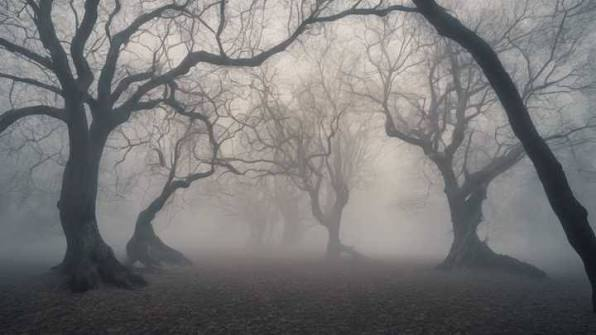
#> input picture images/contoh2.jpg, 596 x 335 px
$ python ti-eq.py
#> lines starting #> are read from the running program, lines starting #| are printed output that depends on the picture

import cv2
import numpy as np
import math


IMAGE_PATH = "images/contoh2.jpg"


def to_grayscale(image):
    height, width = image.shape[:2]
    gray = np.zeros((height, width), dtype=np.uint8)

    for y in range(height):
        for x in range(width):
            b, g, r = image[y, x]
            value = 0.114 * int(b) + 0.587 * int(g) + 0.299 * int(r)
            gray[y, x] = int(value)

    return gray


def negative_transform(gray):
    height, width = gray.shape
    result = np.zeros((height, width), dtype=np.uint8)

    for y in range(height):
        for x in range(width):
            result[y, x] = 255 - int(gray[y, x])

    return result


def log_transform(gray):
    height, width = gray.shape
    result = np.zeros((height, width), dtype=np.uint8)
    c = 255.0 / math.log(256.0)

    for y in range(height):
        for x in range(width):
            value = int(gray[y, x])
            transformed = c * math.log(1 + value)

            if transformed > 255:
                transformed = 255

            result[y, x] = int(transformed)

    return result


def histogram_manual(gray):
    histogram = [0] * 256
    height, width = gray.shape

    for y in range(height):
        for x in range(width):
            value = int(gray[y, x])
            histogram[value] += 1

    return histogram


def equalize_histogram_manual(gray):
    height, width = gray.shape
    total_pixels = height * width

    histogram = histogram_manual(gray)

    cdf = [0] * 256
    cumulative = 0

    for i in range(256):
        cumulative += histogram[i]
        cdf[i] = cumulative

    cdf_min = 0

    for i in range(256):
        if cdf[i] > 0:
            cdf_min = cdf[i]
            break

    result = np.zeros((height, width), dtype=np.uint8)

    if total_pixels == cdf_min:
        return gray.copy()

    mapping = [0] * 256

    for i in range(256):
        value = (cdf[i] - cdf_min) / (total_pixels - cdf_min)
        value = value * 255

        if value < 0:
            value = 0
        if value > 255:
            value = 255

        mapping[i] = int(value)

    for y in range(height):
        for x in range(width):
            original = int(gray[y, x])
            result[y, x] = mapping[original]

    return result


def main():
    image = cv2.imread(IMAGE_PATH)
#> image is the input picture: shape (335, 596, 3); mean B, G, R 119.7, 119.4, 120.6

    if image is None:
        print("Gambar tidak ditemukan:", IMAGE_PATH)
        return

    gray = to_grayscale(image)
    negative = negative_transform(gray)
#> after the loop in negative_transform, `for y in range(height):`:
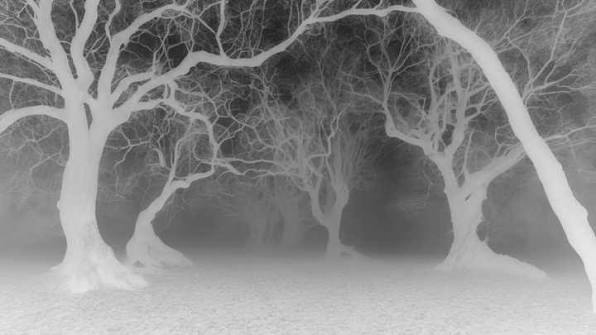
#> result: shape (335, 596); min 29, max 237, mean 135.7
    logarithmic = log_transform(gray)
#> after the loop in log_transform, `for y in range(height):`:
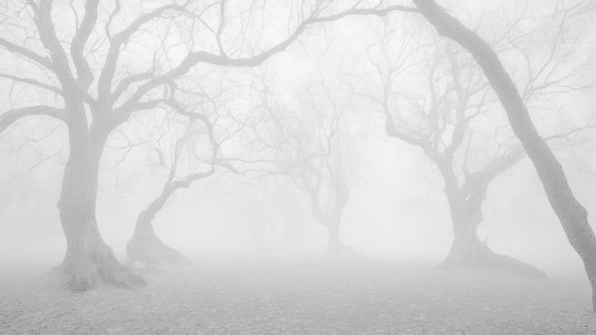
#> result: shape (335, 596); min 135, max 249, mean 215.5
    equalized = equalize_histogram_manual(gray)
#> after the loop in histogram_manual, `for y in range(height):`: histogram = 256 values, max 2376 at index 154, min 0 at index 0, mean 779.9
#> the loop in equalize_histogram_manual, `for i in range(256):` made 256 passes
#> cumulative on passes 1 to 3: 0, 0, 0
#> after the loop in equalize_histogram_manual, `for i in range(256):`: cdf = 256 values from 0 to 199660; cumulative = 199660
#> the loop in equalize_histogram_manual, `for i in range(256):` made 19 passes
#> cdf_min on pass 19: 1
#> the loop in equalize_histogram_manual, `for i in range(256):` made 256 passes
#> after the loop in equalize_histogram_manual, `for i in range(256):`: mapping = 256 values from 0 to 255
#> after the loop in equalize_histogram_manual, `for y in range(height):`:
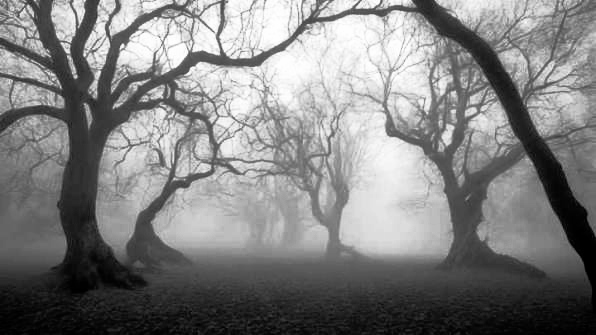
#> result: shape (335, 596); min 0, max 255, mean 127.8

    cv2.imshow("Grayscale", gray)
    cv2.imshow("Transformasi Negatif", negative)
    cv2.imshow("Transformasi Logaritmik", logarithmic)
    cv2.imshow("Ekualisasi Histogram Manual", equalized)

    cv2.waitKey(0)
    cv2.destroyAllWindows()


if __name__ == "__main__":
    main()

$ run again, with images/contoh3.jpg copied over images/contoh2.jpg
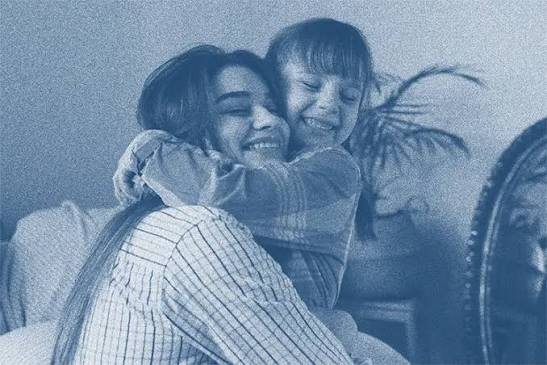
#> input picture images/contoh3.jpg, 547 x 365 px
#> in main, image is the input picture: shape (365, 547, 3); mean B, G, R 169.9, 142.8, 116.6
#> after the loop in log_transform, `for y in range(height):`:
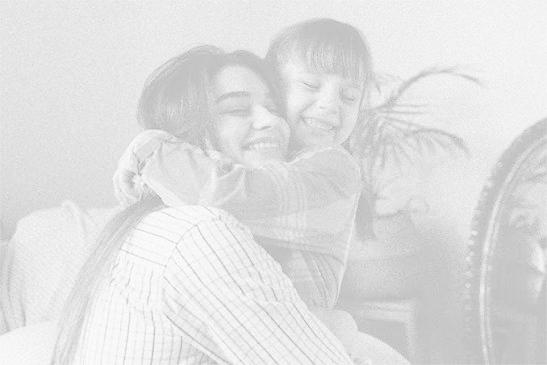
#> result: shape (365, 547); min 168, max 254, mean 223.9
#> after the loop in histogram_manual, `for y in range(height):`: histogram = 256 values, max 2315 at index 78, min 0 at index 0, mean 779.9
#> the loop in equalize_histogram_manual, `for i in range(256):` made 256 passes
#> cumulative on passes 1 to 3: 0, 0, 0
#> after the loop in equalize_histogram_manual, `for i in range(256):`: cdf = 256 values from 0 to 199655; cumulative = 199655
#> the loop in equalize_histogram_manual, `for i in range(256):` made 39 passes
#> cdf_min on pass 39: 1
#> the loop in equalize_histogram_manual, `for i in range(256):` made 256 passes
#> after the loop in equalize_histogram_manual, `for i in range(256):`: mapping = 256 values from 0 to 255
#> after the loop in equalize_histogram_manual, `for y in range(height):`:
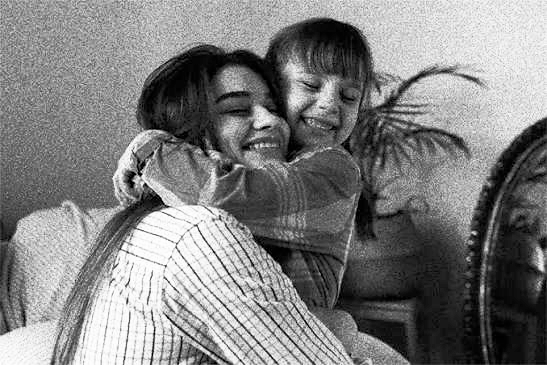
#> result: shape (365, 547); min 0, max 255, mean 127.9
